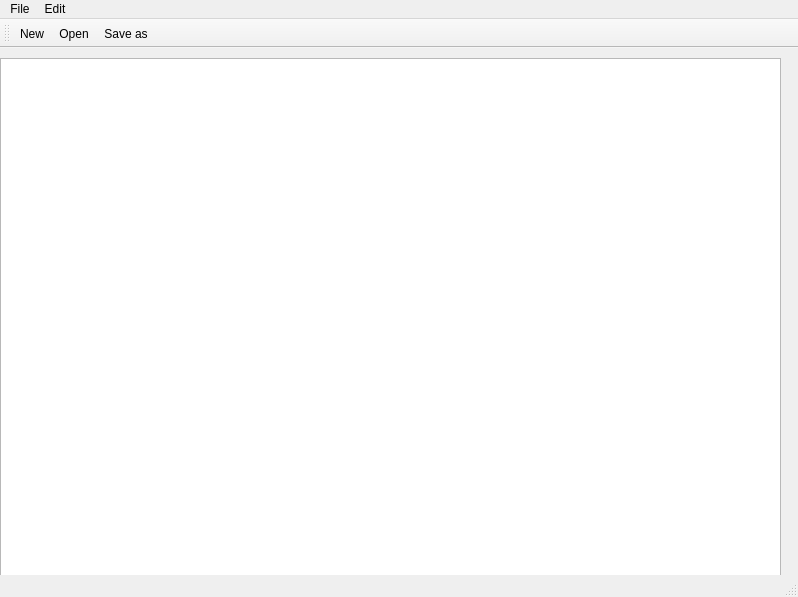
<?xml version="1.0" encoding="UTF-8"?>
<ui version="4.0">
 <class>MainWindow</class>
 <widget class="QMainWindow" name="MainWindow">
  <property name="geometry">
   <rect>
    <x>0</x>
    <y>0</y>
    <width>798</width>
    <height>597</height>
   </rect>
  </property>
  <property name="windowTitle">
   <string>MainWindow</string>
  </property>
  <widget class="QWidget" name="centralwidget">
   <widget class="QWidget" name="verticalLayoutWidget">
    <property name="geometry">
     <rect>
      <x>0</x>
      <y>10</y>
      <width>781</width>
      <height>531</height>
     </rect>
    </property>
    <layout class="QVBoxLayout" name="verticalLayout">
     <item>
      <widget class="QTextEdit" name="textEdit"/>
     </item>
    </layout>
   </widget>
  </widget>
  <widget class="QMenuBar" name="menubar">
   <property name="geometry">
    <rect>
     <x>0</x>
     <y>0</y>
     <width>798</width>
     <height>21</height>
    </rect>
   </property>
   <widget class="QMenu" name="menuFile">
    <property name="title">
     <string>File</string>
    </property>
    <addaction name="actionNew"/>
    <addaction name="actionOpen"/>
    <addaction name="actionSave_as"/>
    <addaction name="actionExit"/>
   </widget>
   <widget class="QMenu" name="menuEdit">
    <property name="title">
     <string>Edit</string>
    </property>
    <addaction name="actionCopy"/>
    <addaction name="actionPaste"/>
    <addaction name="actionCut"/>
    <addaction name="actionUndo"/>
    <addaction name="actionRedo"/>
   </widget>
   <addaction name="menuFile"/>
   <addaction name="menuEdit"/>
  </widget>
  <widget class="QStatusBar" name="statusbar"/>
  <widget class="QToolBar" name="toolBar">
   <property name="windowTitle">
    <string>toolBar</string>
   </property>
   <attribute name="toolBarArea">
    <enum>TopToolBarArea</enum>
   </attribute>
   <attribute name="toolBarBreak">
    <bool>false</bool>
   </attribute>
   <addaction name="actionNew"/>
   <addaction name="actionOpen"/>
   <addaction name="actionSave_as"/>
  </widget>
  <action name="actionNew">
   <property name="icon">
    <iconset>
     <normalon>:/imgs/images/New.bmp</normalon>
    </iconset>
   </property>
   <property name="text">
    <string>New</string>
   </property>
  </action>
  <action name="actionOpen">
   <property name="icon">
    <iconset>
     <normalon>:/imgs/images/Open.bmp</normalon>
    </iconset>
   </property>
   <property name="text">
    <string>Open</string>
   </property>
  </action>
  <action name="actionSave_as">
   <property name="icon">
    <iconset>
     <normalon>:/imgs/images/Save.bmp</normalon>
    </iconset>
   </property>
   <property name="text">
    <string>Save as</string>
   </property>
  </action>
  <action name="actionExit">
   <property name="text">
    <string>Exit</string>
   </property>
  </action>
  <action name="actionCopy">
   <property name="icon">
    <iconset>
     <normalon>:/imgs/images/Copy.bmp</normalon>
    </iconset>
   </property>
   <property name="text">
    <string>Copy</string>
   </property>
  </action>
  <action name="actionPaste">
   <property name="icon">
    <iconset>
     <normalon>:/imgs/images/Paste.bmp</normalon>
    </iconset>
   </property>
   <property name="text">
    <string>Paste</string>
   </property>
  </action>
  <action name="actionCut">
   <property name="icon">
    <iconset>
     <normalon>:/imgs/images/Cut.bmp</normalon>
    </iconset>
   </property>
   <property name="text">
    <string>Cut</string>
   </property>
  </action>
  <action name="actionUndo">
   <property name="text">
    <string>Undo</string>
   </property>
  </action>
  <action name="actionRedo">
   <property name="text">
    <string>Redo</string>
   </property>
  </action>
 </widget>
 <resources/>
 <connections/>
</ui>
